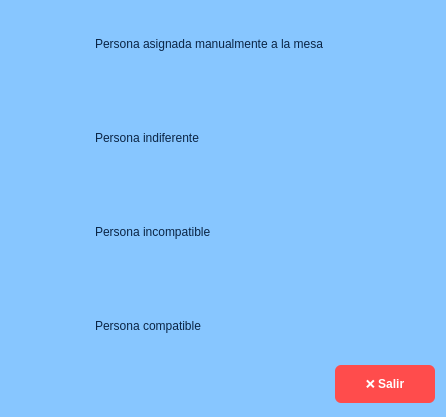
<?xml version="1.0" encoding="UTF-8"?>
<ui version="4.0">
 <class>AyudaDialog</class>
 <widget class="QDialog" name="AyudaDialog">
  <property name="geometry">
   <rect>
    <x>0</x>
    <y>0</y>
    <width>446</width>
    <height>417</height>
   </rect>
  </property>
  <property name="windowTitle">
   <string>Emergente ayuda</string>
  </property>
  <property name="styleSheet">
   <string notr="true">
                QDialog {
                background-color: #87C6FF;          
                font-family: Segoe UI;
                font-size: 15px;
                font-weight: 600;
                color: #0B2545;                    
                }
                QLabel {
                color: #0B2545;
                }
                QPushButton#btnSalir {
                background-color: #FF4C4C;          
                color: #FFFFFF;                     
                font-weight: bold;
                border: none;
                border-radius: 6px;
                padding: 6px 12px;
                }
                QPushButton#btnSalir:hover {
                background-color: #D93636;          
                }
            </string>
  </property>
  <layout class="QVBoxLayout" name="verticalLayout">
   <item>
    <layout class="QGridLayout" name="gridLayout">
     <property name="horizontalSpacing">
      <number>20</number>
     </property>
     <property name="verticalSpacing">
      <number>30</number>
     </property>
     <item row="0" column="0">
      <widget class="QLabel" name="imgManual">
       <property name="minimumSize">
        <size>
         <width>64</width>
         <height>64</height>
        </size>
       </property>
       <property name="maximumSize">
        <size>
         <width>64</width>
         <height>64</height>
        </size>
       </property>
       <property name="pixmap">
        <pixmap>icons/azul.png</pixmap>
       </property>
       <property name="scaledContents">
        <bool>true</bool>
       </property>
      </widget>
     </item>
     <item row="0" column="1">
      <widget class="QLabel" name="lblTxtManual">
       <property name="text">
        <string>Persona asignada manualmente a la mesa</string>
       </property>
       <property name="alignment">
        <set>Qt::AlignLeading|Qt::AlignLeft|Qt::AlignVCenter</set>
       </property>
      </widget>
     </item>
     <item row="1" column="0">
      <widget class="QLabel" name="imgIndiferente">
       <property name="minimumSize">
        <size>
         <width>64</width>
         <height>64</height>
        </size>
       </property>
       <property name="maximumSize">
        <size>
         <width>64</width>
         <height>64</height>
        </size>
       </property>
       <property name="pixmap">
        <pixmap>icons/amarillo.png</pixmap>
       </property>
       <property name="scaledContents">
        <bool>true</bool>
       </property>
      </widget>
     </item>
     <item row="1" column="1">
      <widget class="QLabel" name="lblTxtIndiferente">
       <property name="text">
        <string>Persona indiferente</string>
       </property>
       <property name="alignment">
        <set>Qt::AlignLeading|Qt::AlignLeft|Qt::AlignVCenter</set>
       </property>
      </widget>
     </item>
     <item row="2" column="0">
      <widget class="QLabel" name="imgIncompatible">
       <property name="minimumSize">
        <size>
         <width>64</width>
         <height>64</height>
        </size>
       </property>
       <property name="maximumSize">
        <size>
         <width>64</width>
         <height>64</height>
        </size>
       </property>
       <property name="pixmap">
        <pixmap>icons/rojo.png</pixmap>
       </property>
       <property name="scaledContents">
        <bool>true</bool>
       </property>
      </widget>
     </item>
     <item row="2" column="1">
      <widget class="QLabel" name="lblTxtIncompatible">
       <property name="text">
        <string>Persona incompatible</string>
       </property>
       <property name="alignment">
        <set>Qt::AlignLeading|Qt::AlignLeft|Qt::AlignVCenter</set>
       </property>
      </widget>
     </item>
     <item row="3" column="0">
      <widget class="QLabel" name="imgCompatible">
       <property name="minimumSize">
        <size>
         <width>64</width>
         <height>64</height>
        </size>
       </property>
       <property name="maximumSize">
        <size>
         <width>64</width>
         <height>64</height>
        </size>
       </property>
       <property name="pixmap">
        <pixmap>icons/verde.png</pixmap>
       </property>
       <property name="scaledContents">
        <bool>true</bool>
       </property>
      </widget>
     </item>
     <item row="3" column="1">
      <widget class="QLabel" name="lblTxtCompatible">
       <property name="text">
        <string>Persona compatible</string>
       </property>
       <property name="alignment">
        <set>Qt::AlignLeading|Qt::AlignLeft|Qt::AlignVCenter</set>
       </property>
      </widget>
     </item>
    </layout>
   </item>
   <item>
    <layout class="QHBoxLayout" name="footerLayout">
     <item>
      <spacer name="horizontalSpacer">
       <property name="orientation">
        <enum>Qt::Horizontal</enum>
       </property>
       <property name="sizeHint" stdset="0">
        <size>
         <width>40</width>
         <height>20</height>
        </size>
       </property>
      </spacer>
     </item>
     <item>
      <widget class="QPushButton" name="btnSalir">
       <property name="minimumSize">
        <size>
         <width>100</width>
         <height>38</height>
        </size>
       </property>
       <property name="text">
        <string>❌ Salir</string>
       </property>
      </widget>
     </item>
    </layout>
   </item>
  </layout>
 </widget>
 <resources/>
 <connections>
  <connection>
   <sender>btnSalir</sender>
   <signal>clicked()</signal>
   <receiver>AyudaDialog</receiver>
   <slot>reject()</slot>
   <hints>
    <hint type="sourcelabel">
     <x>20</x>
     <y>20</y>
    </hint>
    <hint type="destinationlabel">
     <x>20</x>
     <y>20</y>
    </hint>
   </hints>
  </connection>
 </connections>
</ui>
